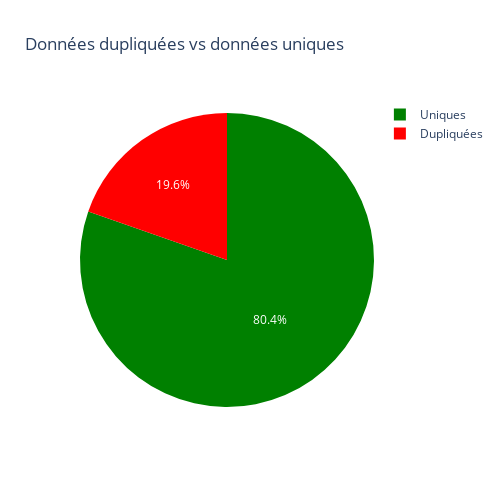

Here is the notebook cell this chart was saved with:
### Code cell
pie_chart_ploty(n_data, ["tiern_location_state_city", "tiern_name_preprocessed","Country"])

### Figure 1 — Plotly figure (JSON) as saved in the notebook; plotly's stock layout.template omitted (floating-point values rounded to 4 significant figures)
{"data": [{"domain": {"x": [0, 1], "y": [0, 1]}, "hovertemplate": "Type=%{label}<br>Proportion=%{value}<extra></extra>", "labels": ["Uniques", "Dupliquées"], "legendgroup": "", "name": "", "showlegend": true, "type": "pie", "values": [46614, 11391]}], "layout": {"autosize": false, "height": 500, "legend": {"tracegroupgap": 0}, "piecolorway": ["green", "red"], "title": {"text": "Données dupliquées vs données uniques"}, "width": 500}}
